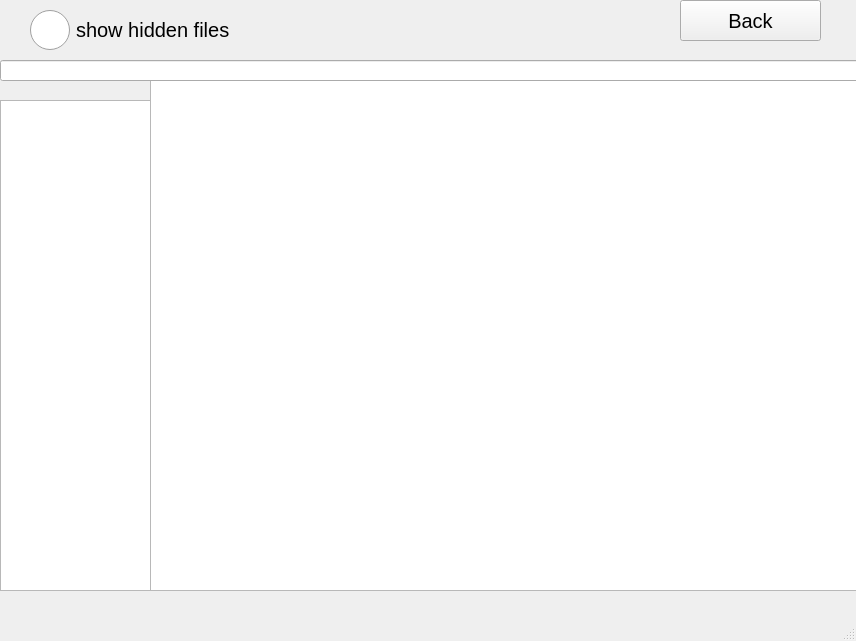
<?xml version="1.0" encoding="UTF-8"?>
<ui version="4.0">
 <class>MainWindow</class>
 <widget class="QMainWindow" name="MainWindow">
  <property name="geometry">
   <rect>
    <x>0</x>
    <y>0</y>
    <width>856</width>
    <height>641</height>
   </rect>
  </property>
  <property name="windowTitle">
   <string>MainWindow</string>
  </property>
  <widget class="QWidget" name="centralwidget">
   <widget class="QRadioButton" name="radioButton">
    <property name="geometry">
     <rect>
      <x>30</x>
      <y>10</y>
      <width>210</width>
      <height>40</height>
     </rect>
    </property>
    <property name="styleSheet">
     <string notr="true">QRadioButton {
	font-size: 20px;
	border-radius: 10px;
}
QRadioButton::indicator {
	height: 40px;
	width: 40px;
}
</string>
    </property>
    <property name="text">
     <string>show hidden files</string>
    </property>
   </widget>
   <widget class="QListWidget" name="listWidget">
    <property name="geometry">
     <rect>
      <x>150</x>
      <y>80</y>
      <width>711</width>
      <height>511</height>
     </rect>
    </property>
   </widget>
   <widget class="QPushButton" name="backButton">
    <property name="geometry">
     <rect>
      <x>680</x>
      <y>0</y>
      <width>141</width>
      <height>41</height>
     </rect>
    </property>
    <property name="styleSheet">
     <string notr="true">QPushButton {
	font-size: 20px;
	height: 40px;
}</string>
    </property>
    <property name="text">
     <string>Back</string>
    </property>
   </widget>
   <widget class="QLabel" name="listCount">
    <property name="geometry">
     <rect>
      <x>20</x>
      <y>590</y>
      <width>131</width>
      <height>21</height>
     </rect>
    </property>
    <property name="text">
     <string/>
    </property>
   </widget>
   <widget class="QLineEdit" name="searchPath">
    <property name="geometry">
     <rect>
      <x>0</x>
      <y>60</y>
      <width>861</width>
      <height>21</height>
     </rect>
    </property>
   </widget>
   <widget class="QListWidget" name="disksdrives">
    <property name="geometry">
     <rect>
      <x>0</x>
      <y>100</y>
      <width>151</width>
      <height>491</height>
     </rect>
    </property>
   </widget>
   <widget class="QLabel" name="additionalInfo">
    <property name="geometry">
     <rect>
      <x>0</x>
      <y>80</y>
      <width>151</width>
      <height>18</height>
     </rect>
    </property>
    <property name="text">
     <string/>
    </property>
   </widget>
   <widget class="QLabel" name="fileInfo">
    <property name="geometry">
     <rect>
      <x>560</x>
      <y>590</y>
      <width>241</width>
      <height>21</height>
     </rect>
    </property>
    <property name="text">
     <string/>
    </property>
   </widget>
  </widget>
  <widget class="QStatusBar" name="statusbar"/>
 </widget>
 <resources/>
 <connections/>
</ui>
